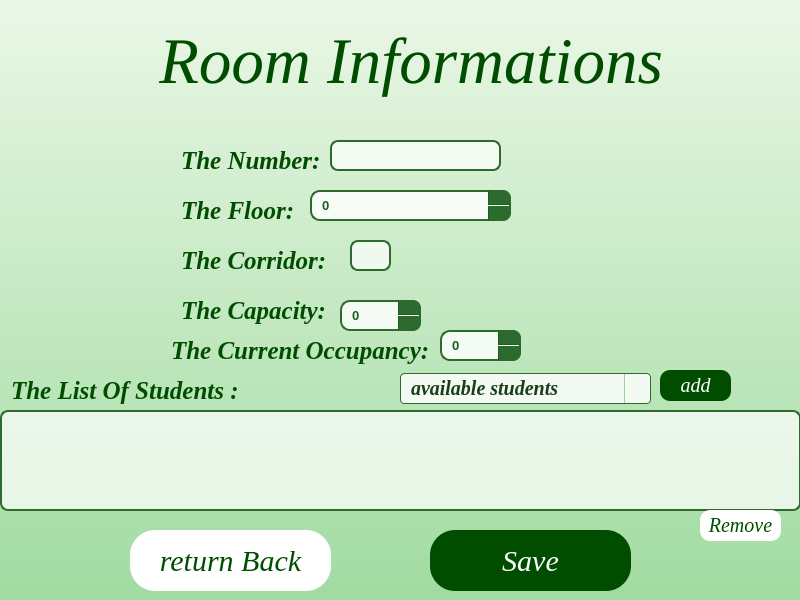
<?xml version="1.0" encoding="UTF-8"?>
<ui version="4.0">
 <class>RoomInfo</class>
 <widget class="QWidget" name="RoomInfo">
  <property name="geometry">
   <rect>
    <x>0</x>
    <y>0</y>
    <width>800</width>
    <height>600</height>
   </rect>
  </property>
  <property name="windowTitle">
   <string>Form</string>
  </property>
  <property name="styleSheet">
   <string notr="true">QWidget#RoomInfo{
    background: qlineargradient(spread:pad, x1:0, y1:0, x2:0, y2:1, stop:0 #EAF7E6, stop:1 #A1DBA1);
}</string>
  </property>
  <widget class="QLabel" name="Titel">
   <property name="geometry">
    <rect>
     <x>10</x>
     <y>20</y>
     <width>788</width>
     <height>82</height>
    </rect>
   </property>
   <property name="font">
    <font>
     <family>Times New Roman</family>
     <pointsize>-1</pointsize>
     <italic>true</italic>
     <fontweight>ExtraBold</fontweight>
    </font>
   </property>
   <property name="styleSheet">
    <string notr="true">background-color: transparent; color: #004d00; padding: 5px; border-image: none; border: none; font-size: 65px;
</string>
   </property>
   <property name="text">
    <string>&lt;html&gt;&lt;head/&gt;&lt;body&gt;&lt;p align=&quot;center&quot;&gt;Room Informations&lt;/p&gt;&lt;/body&gt;&lt;/html&gt;</string>
   </property>
  </widget>
  <widget class="QLabel" name="DormName">
   <property name="geometry">
    <rect>
     <x>170</x>
     <y>140</y>
     <width>201</width>
     <height>41</height>
    </rect>
   </property>
   <property name="font">
    <font>
     <family>Times New Roman</family>
     <pointsize>-1</pointsize>
     <italic>true</italic>
     <bold>true</bold>
    </font>
   </property>
   <property name="styleSheet">
    <string notr="true">background-color: transparent; color: #004d00; padding: 5px; border-image: none; border: none; font-size: 25px;
</string>
   </property>
   <property name="text">
    <string>The Number: </string>
   </property>
  </widget>
  <widget class="QLabel" name="DormName_2">
   <property name="geometry">
    <rect>
     <x>170</x>
     <y>190</y>
     <width>211</width>
     <height>41</height>
    </rect>
   </property>
   <property name="font">
    <font>
     <family>Times New Roman</family>
     <pointsize>-1</pointsize>
     <italic>true</italic>
     <bold>true</bold>
    </font>
   </property>
   <property name="styleSheet">
    <string notr="true">background-color: transparent; color: #004d00; padding: 5px; border-image: none; border: none; font-size: 25px;
</string>
   </property>
   <property name="text">
    <string>The Floor: </string>
   </property>
  </widget>
  <widget class="QSpinBox" name="RoomFloor">
   <property name="geometry">
    <rect>
     <x>310</x>
     <y>190</y>
     <width>201</width>
     <height>31</height>
    </rect>
   </property>
   <property name="styleSheet">
    <string notr="true">QSpinBox {
    background-color: rgba(255,255,255,210);
    color: #1b5e20;
    border: 2px solid #2d6a2d;
    border-radius: 10px;
    padding: 4px 24px 4px 8px;
    font-size: 13px;
    font-weight: bold;
    selection-background-color: #2d6a2d;
    selection-color: white;
}

QSpinBox:hover {
    border: 2px solid #388e3c;
    background-color: rgba(255,255,255,230);
}

QSpinBox:focus {
    border: 2px solid #1b5e20;
}
QSpinBox::up-button {
    subcontrol-origin: border;
    subcontrol-position: top right;
    width: 22px;

    background-color: #2d6a2d;
    border-top-right-radius: 8px;
    border-left: 1px solid #1b5e20;
    border-bottom: 1px solid #1b5e20;
}

QSpinBox::down-button {
    subcontrol-origin: border;
    subcontrol-position: bottom right;
    width: 22px;

    background-color: #2d6a2d;
    border-bottom-right-radius: 8px;
    border-left: 1px solid #1b5e20;
}

QSpinBox::up-button:hover,
QSpinBox::down-button:hover {
    background-color: #388e3c;
}

QSpinBox::up-button:pressed,
QSpinBox::down-button:pressed {
    background-color: #1b5e20;
}</string>
   </property>
   <property name="maximum">
    <number>100000</number>
   </property>
  </widget>
  <widget class="QLineEdit" name="RoomNumber">
   <property name="geometry">
    <rect>
     <x>330</x>
     <y>140</y>
     <width>171</width>
     <height>31</height>
    </rect>
   </property>
   <property name="styleSheet">
    <string notr="true">QLineEdit {
    border: 2px solid #2d6a2d;
    border-radius: 8px;
    padding: 5px;
    font-size: 13px;
    background-color: rgba(255,255,255,180);
	color: #2d6a2d;
}</string>
   </property>
  </widget>
  <widget class="QLabel" name="DormName_3">
   <property name="geometry">
    <rect>
     <x>170</x>
     <y>240</y>
     <width>211</width>
     <height>41</height>
    </rect>
   </property>
   <property name="font">
    <font>
     <family>Times New Roman</family>
     <pointsize>-1</pointsize>
     <italic>true</italic>
     <bold>true</bold>
    </font>
   </property>
   <property name="styleSheet">
    <string notr="true">background-color: transparent; color: #004d00; padding: 5px; border-image: none; border: none; font-size: 25px;
</string>
   </property>
   <property name="text">
    <string>The Corridor:</string>
   </property>
  </widget>
  <widget class="QLineEdit" name="RoomCorridor">
   <property name="geometry">
    <rect>
     <x>350</x>
     <y>240</y>
     <width>41</width>
     <height>31</height>
    </rect>
   </property>
   <property name="styleSheet">
    <string notr="true">QLineEdit {
    border: 2px solid #2d6a2d;
    border-radius: 8px;
    padding: 5px;
    font-size: 13px;
    background-color: rgba(255,255,255,180);
	color: #2d6a2d;
}</string>
   </property>
  </widget>
  <widget class="QLabel" name="DormName_4">
   <property name="geometry">
    <rect>
     <x>170</x>
     <y>290</y>
     <width>201</width>
     <height>41</height>
    </rect>
   </property>
   <property name="font">
    <font>
     <family>Times New Roman</family>
     <pointsize>-1</pointsize>
     <italic>true</italic>
     <bold>true</bold>
    </font>
   </property>
   <property name="styleSheet">
    <string notr="true">background-color: transparent; color: #004d00; padding: 5px; border-image: none; border: none; font-size: 25px;
</string>
   </property>
   <property name="text">
    <string>The Capacity: </string>
   </property>
  </widget>
  <widget class="QSpinBox" name="RoomCapacity">
   <property name="geometry">
    <rect>
     <x>340</x>
     <y>300</y>
     <width>81</width>
     <height>31</height>
    </rect>
   </property>
   <property name="styleSheet">
    <string notr="true">QSpinBox {
    background-color: rgba(255,255,255,210);
    color: #1b5e20;
    border: 2px solid #2d6a2d;
    border-radius: 10px;
    padding: 4px 24px 4px 8px;
    font-size: 13px;
    font-weight: bold;
    selection-background-color: #2d6a2d;
    selection-color: white;
}

QSpinBox:hover {
    border: 2px solid #388e3c;
    background-color: rgba(255,255,255,230);
}

QSpinBox:focus {
    border: 2px solid #1b5e20;
}
QSpinBox::up-button {
    subcontrol-origin: border;
    subcontrol-position: top right;
    width: 22px;

    background-color: #2d6a2d;
    border-top-right-radius: 8px;
    border-left: 1px solid #1b5e20;
    border-bottom: 1px solid #1b5e20;
}

QSpinBox::down-button {
    subcontrol-origin: border;
    subcontrol-position: bottom right;
    width: 22px;

    background-color: #2d6a2d;
    border-bottom-right-radius: 8px;
    border-left: 1px solid #1b5e20;
}

QSpinBox::up-button:hover,
QSpinBox::down-button:hover {
    background-color: #388e3c;
}

QSpinBox::up-button:pressed,
QSpinBox::down-button:pressed {
    background-color: #1b5e20;
}</string>
   </property>
   <property name="maximum">
    <number>100000</number>
   </property>
  </widget>
  <widget class="QLabel" name="DormName_5">
   <property name="geometry">
    <rect>
     <x>160</x>
     <y>330</y>
     <width>281</width>
     <height>41</height>
    </rect>
   </property>
   <property name="font">
    <font>
     <family>Times New Roman</family>
     <pointsize>-1</pointsize>
     <italic>true</italic>
     <bold>true</bold>
    </font>
   </property>
   <property name="styleSheet">
    <string notr="true">background-color: transparent; color: #004d00; padding: 5px; border-image: none; border: none; font-size: 25px;
</string>
   </property>
   <property name="text">
    <string>The Current Occupancy:</string>
   </property>
  </widget>
  <widget class="QSpinBox" name="RoomCurrentOccupancy">
   <property name="geometry">
    <rect>
     <x>440</x>
     <y>330</y>
     <width>81</width>
     <height>31</height>
    </rect>
   </property>
   <property name="styleSheet">
    <string notr="true">QSpinBox {
    background-color: rgba(255,255,255,210);
    color: #1b5e20;
    border: 2px solid #2d6a2d;
    border-radius: 10px;
    padding: 4px 24px 4px 8px;
    font-size: 13px;
    font-weight: bold;
    selection-background-color: #2d6a2d;
    selection-color: white;
}

QSpinBox:hover {
    border: 2px solid #388e3c;
    background-color: rgba(255,255,255,230);
}

QSpinBox:focus {
    border: 2px solid #1b5e20;
}
QSpinBox::up-button {
    subcontrol-origin: border;
    subcontrol-position: top right;
    width: 22px;

    background-color: #2d6a2d;
    border-top-right-radius: 8px;
    border-left: 1px solid #1b5e20;
    border-bottom: 1px solid #1b5e20;
}

QSpinBox::down-button {
    subcontrol-origin: border;
    subcontrol-position: bottom right;
    width: 22px;

    background-color: #2d6a2d;
    border-bottom-right-radius: 8px;
    border-left: 1px solid #1b5e20;
}

QSpinBox::up-button:hover,
QSpinBox::down-button:hover {
    background-color: #388e3c;
}

QSpinBox::up-button:pressed,
QSpinBox::down-button:pressed {
    background-color: #1b5e20;
}</string>
   </property>
   <property name="maximum">
    <number>100000</number>
   </property>
  </widget>
  <widget class="QListWidget" name="listStudents">
   <property name="geometry">
    <rect>
     <x>0</x>
     <y>410</y>
     <width>801</width>
     <height>101</height>
    </rect>
   </property>
   <property name="font">
    <font>
     <family>Times New Roman</family>
     <pointsize>-1</pointsize>
     <italic>true</italic>
     <fontweight>ExtraBold</fontweight>
    </font>
   </property>
   <property name="styleSheet">
    <string notr="true">QListWidget {
    border: 2px solid #2d6a2d;
    border-radius: 8px;
    background-color: rgba(255,255,255,180);
    font-size: 14px;
    padding: 5px;
}

QListWidget::item {
    padding: 10px;
    border-bottom: 1px solid #a0d0a0;
    color: #1a3d1a;
}

QListWidget::item:selected {
    background-color: #2d6a2d;
    color: white;
    border-radius: 5px;
}

QListWidget::item:hover {
    background-color: #c8e6c8;
    border-radius: 5px;
}</string>
   </property>
   <property name="verticalScrollBarPolicy">
    <enum>Qt::ScrollBarPolicy::ScrollBarAsNeeded</enum>
   </property>
   <property name="horizontalScrollBarPolicy">
    <enum>Qt::ScrollBarPolicy::ScrollBarAsNeeded</enum>
   </property>
  </widget>
  <widget class="QLabel" name="DormName_6">
   <property name="geometry">
    <rect>
     <x>0</x>
     <y>370</y>
     <width>281</width>
     <height>41</height>
    </rect>
   </property>
   <property name="font">
    <font>
     <family>Times New Roman</family>
     <pointsize>-1</pointsize>
     <italic>true</italic>
     <bold>true</bold>
    </font>
   </property>
   <property name="styleSheet">
    <string notr="true">background-color: transparent; color: #004d00; padding: 5px; border-image: none; border: none; font-size: 25px;
</string>
   </property>
   <property name="text">
    <string>The List Of Students :</string>
   </property>
  </widget>
  <widget class="QPushButton" name="btnReturnBack">
   <property name="geometry">
    <rect>
     <x>130</x>
     <y>530</y>
     <width>201</width>
     <height>61</height>
    </rect>
   </property>
   <property name="font">
    <font>
     <family>Times New Roman</family>
     <pointsize>-1</pointsize>
     <italic>true</italic>
     <fontweight>ExtraBold</fontweight>
    </font>
   </property>
   <property name="styleSheet">
    <string notr="true">background-color: white; color:#004d00; padding: 5px;  border-image: none; border: none; border-radius: 25px; font-size:30px;</string>
   </property>
   <property name="text">
    <string>return Back</string>
   </property>
  </widget>
  <widget class="QPushButton" name="btnSaveRoomInfo">
   <property name="geometry">
    <rect>
     <x>430</x>
     <y>530</y>
     <width>201</width>
     <height>61</height>
    </rect>
   </property>
   <property name="font">
    <font>
     <family>Times New Roman</family>
     <pointsize>-1</pointsize>
     <italic>true</italic>
     <fontweight>ExtraBold</fontweight>
    </font>
   </property>
   <property name="styleSheet">
    <string notr="true">background-color: #004d00; color: white; padding: 5px;  border-image: none; border: none; border-radius: 25px; font-size:30px;</string>
   </property>
   <property name="text">
    <string>Save</string>
   </property>
  </widget>
  <widget class="QComboBox" name="avalaibleStudents">
   <property name="geometry">
    <rect>
     <x>400</x>
     <y>373</y>
     <width>251</width>
     <height>31</height>
    </rect>
   </property>
   <property name="font">
    <font>
     <family>Times New Roman</family>
     <pointsize>-1</pointsize>
     <italic>true</italic>
     <bold>true</bold>
    </font>
   </property>
   <property name="styleSheet">
    <string notr="true">/* Style the main closed dropdown box */
QComboBox {
    border: 1px solid #2d6a2d;
    border-radius: 4px;
    padding: 4px 10px;
    min-width: 6em;
    color: #1a3d1a;
    background-color: rgba(255, 255, 255, 210);
    font-size: 20px;
}

/* Style the arrow button section box on the right side */
QComboBox::drop-down {
    subcontrol-origin: padding;
    subcontrol-position: top right;
    width: 25px; /* Widened slightly for click breathing room */
    border-left-width: 1px;
    border-left-color: #a0d0a0;
    border-left-style: solid; 
    border-top-right-radius: 4px; 
    border-bottom-right-radius: 4px;
}

/* FIX: This explicitly draws a sharp down-arrow triangle inside the dropdown area */
QComboBox::down-arrow {
    image: none; /* Clear native windows images */
    border-left: 5px solid transparent;
    border-right: 5px solid transparent;
    border-top: 6px solid #2d6a2d; /* Draws a sharp green triangle down arrow */
    width: 0;
    height: 0;
    position: relative;
    right: 2px; /* Centers it nicely inside the 25px area */
}

/* Style the popup list box that drops down when clicked */
QComboBox QAbstractItemView {
    border: 1px solid #2d6a2d;
    background-color: #ffffff;
    selection-background-color: #2d6a2d;
    selection-color: white;
    color: #1a3d1a;
}</string>
   </property>
   <property name="placeholderText">
    <string>available students</string>
   </property>
  </widget>
  <widget class="QPushButton" name="btnAddStudentToRoom">
   <property name="geometry">
    <rect>
     <x>660</x>
     <y>370</y>
     <width>71</width>
     <height>31</height>
    </rect>
   </property>
   <property name="font">
    <font>
     <family>Times New Roman</family>
     <pointsize>-1</pointsize>
     <italic>true</italic>
     <fontweight>ExtraBold</fontweight>
    </font>
   </property>
   <property name="styleSheet">
    <string notr="true">background-color: #004d00; color: white; padding: 5px;  border-image: none; border: none; border-radius: 10px; font-size:20px;</string>
   </property>
   <property name="text">
    <string>add</string>
   </property>
  </widget>
  <widget class="QPushButton" name="btnRemoveFromRoom">
   <property name="geometry">
    <rect>
     <x>700</x>
     <y>510</y>
     <width>81</width>
     <height>31</height>
    </rect>
   </property>
   <property name="font">
    <font>
     <family>Times New Roman</family>
     <pointsize>-1</pointsize>
     <italic>true</italic>
     <fontweight>ExtraBold</fontweight>
    </font>
   </property>
   <property name="styleSheet">
    <string notr="true">background-color: white; color: #004d00; padding: 5px;  border-image: none; border: none; border-radius: 10px; font-size:20px;</string>
   </property>
   <property name="text">
    <string>Remove</string>
   </property>
  </widget>
 </widget>
 <resources/>
 <connections/>
</ui>
